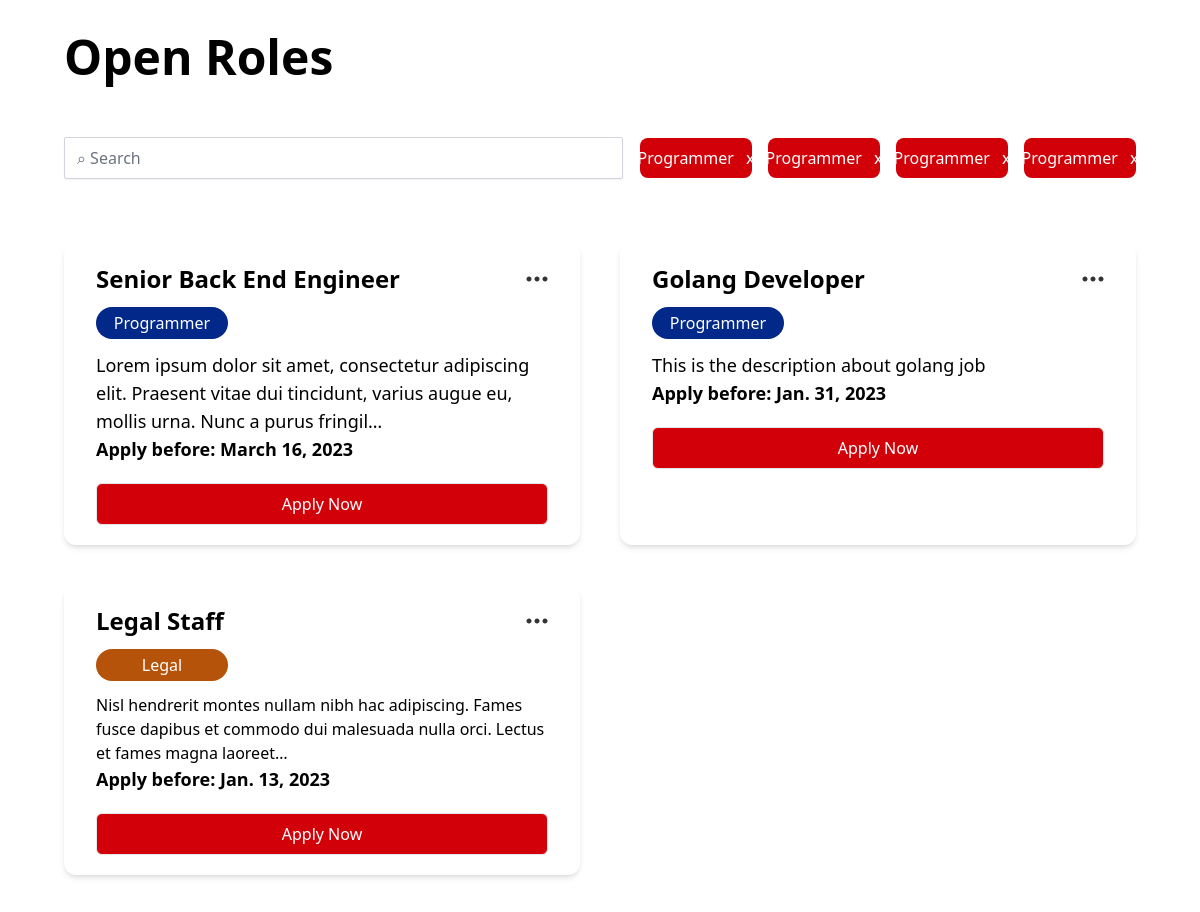
/aboutCareer/ (middle part), run on an earlier commit of the app's database.
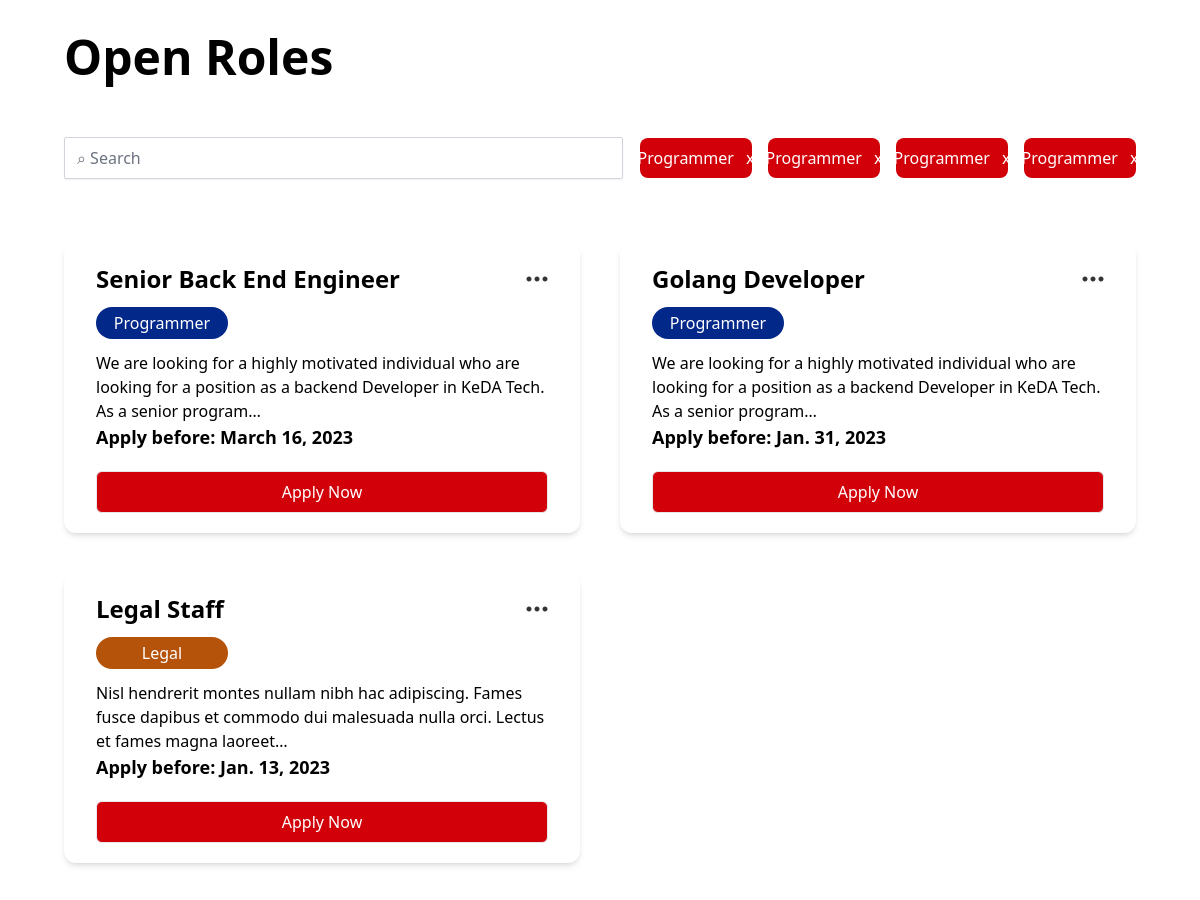
And on a later commit of the database.
### website/models.py (models this page shows, shortened)
class Career(models.Model):
    career_name = models.CharField(max_length=300)
    career_tag_id = models.ForeignKey(Career_tag, on_delete=models.CASCADE)
    description = RichTextUploadingField()
    deadline = models.DateField(null=True)
    datetime= models.DateTimeField(auto_now_add=True)
    role_responsibility = RichTextUploadingField(null=True)
    requirement = RichTextUploadingField(null=True)
    plus = RichTextUploadingField(null=True)
    benefits = RichTextUploadingField(null=True)
    slug_career = models.SlugField(blank=True, null=True)
    inactive = 0
    active = 1
    choice = ((active, ('Active')),(inactive, ('Inactive')))
    status = models.IntegerField(default=1, choices=choice)

class Career_tag(models.Model):
    career_tag_name = models.CharField(max_length=100)
    color_id = models.ForeignKey(Color, on_delete=models.DO_NOTHING, null=True)

### website/views.py (the view)
# urls.py: path('aboutCareer/', aboutCareer, name='aboutCareer'),
def aboutCareer(request):
    if request.POST:
        form = SubscriptionForm(request.POST)
        if form.is_valid():
            careers = Career.objects.select_related('career_tag_id', 'career_tag_id__color_id').filter(status=1)
            form.save()
            form = SubscriptionForm()
            message = "berhasil"
            context = {
                'form' : form,
                'message' : message,
                'careers' : careers
            }
            return render(request, 'aboutCareer.html', context)
        else:
            form = SubscriptionForm()
            message = "error"
            careers = Career.objects.select_related('career_tag_id', 'career_tag_id__color_id').filter(status=1)
            context = {
                'form' : form,
                'message' : message,
                'careers' : careers
            }
            return render(request, 'aboutCareer.html', context)
    else:
        form = SubscriptionForm()
        careers = Career.objects.select_related('career_tag_id', 'career_tag_id__color_id').filter(status=1)
        context = {
            'form' : form,
            'careers' : careers,
        }
        return render(request, 'aboutCareer.html', context)

### website/forms.py
class SubscriptionForm(ModelForm):
    def __init__(self, *args, **kwargs):
        super().__init__(*args, **kwargs)
        for key, field in self.fields.items():
            field.label = ""
    class Meta:
        model = Subscription
        fields = "__all__"
        widgets = {
            'email' : forms.EmailInput(attrs={'class':'w-80 py-1 rounded border-gray-300 shadow-sm focus:ring-[#d20008] focus:border-gray-200 transition duration-300', 'placeholder':'Email Anda disini'}),
        }

### website/templates/aboutCareer.html (shortened to what this page needs)
{% extends 'base.html' %} {% load static %} {% block content %}
    <div>
        <div class="bg-[white] md:py-28 md:px-16 px-10">
            <div class="mb-14 hidden md:block">
                <h1 class="text-5xl font-bold">Open Roles</h1>
            </div>
            <div class=" md:grid grid-cols-2 place-content-between md:pb-16 pb-10">
                <Input type="search" placeholder="⌕ Search" class="md:w-[559px] w-[306px] py-2 rounded-sm border-gray-300 shadow-sm focus:ring-[#d20008] focus:border-gray-200 transition duration-300 mb-5 md:mb-0"/>
                <div class="grid md:grid-cols-4 grid-cols-2 md:pl-10 items-center gap-4">
                    <div class="flex bg-[#d20008] justify-center items-center py-2 rounded-lg gap-3">
                        <p class="text-white">Programmer</p>
                        <p class="text-white">x</p>
                    </div>
                    <div class="flex bg-[#d20008] justify-center items-center py-2 rounded-lg gap-3">
                        <p class="text-white">Programmer</p>
                        <p class="text-white">x</p>
                    </div>
                    <div class="flex bg-[#d20008] justify-center items-center py-2 rounded-lg gap-3">
                        <p class="text-white">Programmer</p>
                        <p class="text-white">x</p>
                    </div>
                    <div class="flex bg-[#d20008] justify-center items-center py-2 rounded-lg gap-3">
                        <p class="text-white">Programmer</p>
                        <p class="text-white">x</p>
                    </div>
                </div>
            </div>
            <div class="md:grid grid-cols-2 gap-10">
              {% for career in careers %}
             <Card class="p-8 block w-full py-5 rounded-xl bg-white shadow-md mb-9 md:mb-0">
                <div>
                  <div class="flex justify-between mb-3">
                    <h1 class="text-2xl font-bold">{{ career.career_name }}</h1>
                    <img src="{% static "image/public/3dot.svg" %}" alt="" />
                  </div>
                  <p style="background-color: {{ career.career_tag_id.color_id.hex_code }};" class=" w-[132px] py-1 text-center rounded-full text-white mb-3">{{ career.career_tag_id.career_tag_name }}</p>
                  <p class="text-lg">{{ career.description|safe|truncatechars:140 }}</p>
                  <p class="text-lg font-semibold">Apply before: {{career.deadline}}</p>
                  <Button onclick="window.location.href = '{% url "detailCareer" career.slug_career %}';" href="" class="mt-5 py-2 w-full border bg-[#d20008] text-white rounded-md hover:bg-[#b3020f] font-medium transition duration-300">Apply Now </Button>
               </div>
              </Card>
              {% endfor %}
            </div>
        </div>
    </div>
{% endblock content %}

What changed in the data, as far as the page shows it:
changed Career "Senior Back End Engineer": description "Lorem ipsum dolor sit amet, consectetur adipiscing elit. Praesent vitae dui tincidunt, varius augue eu, mollis urna. Nunc a purus fringil…" → "We are looking for a highly motivated individual who are looking for a position as a backend Developer in KeDA Tech. As a senior program…"
changed Career "Golang Developer": description "This is the description about golang job" → "We are looking for a highly motivated individual who are looking for a position as a backend Developer in KeDA Tech. As a senior program…"
